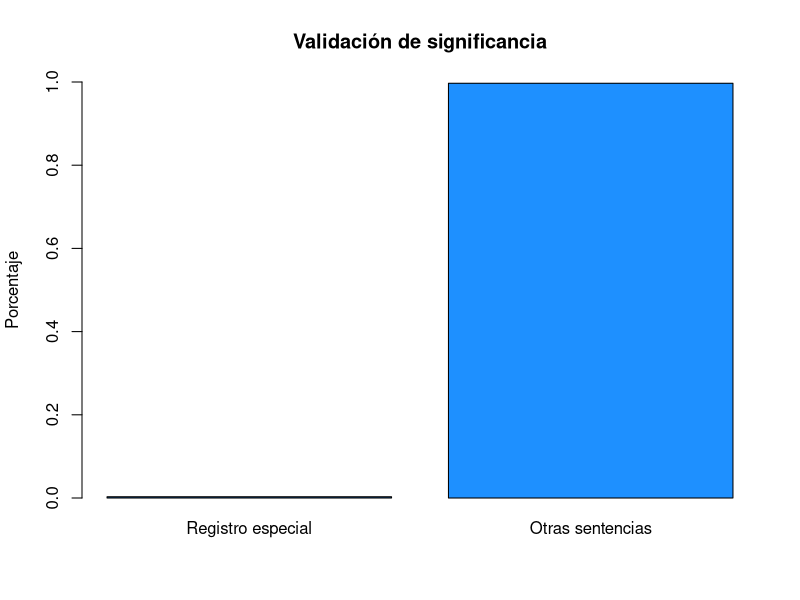
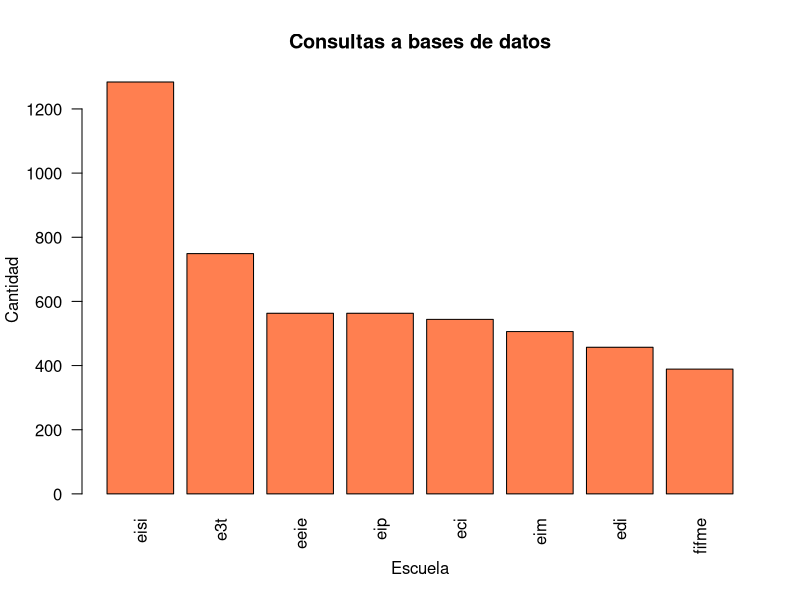
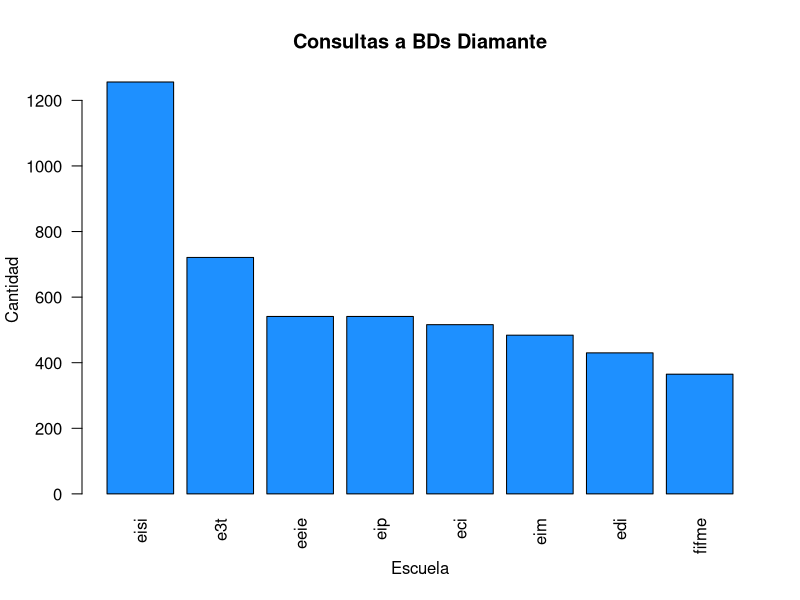
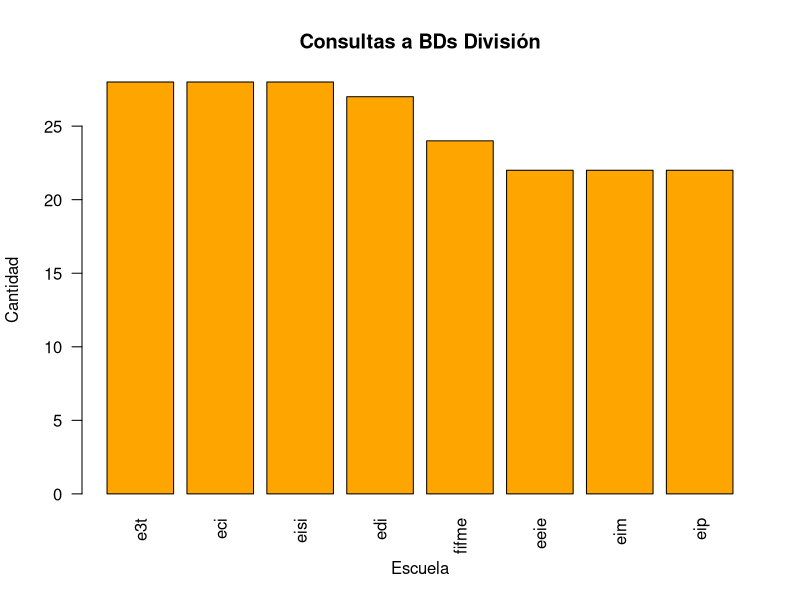
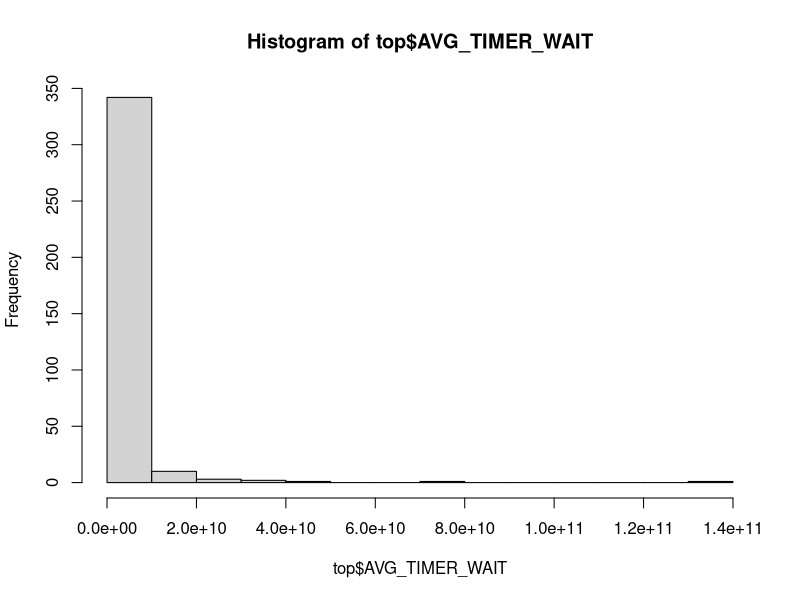
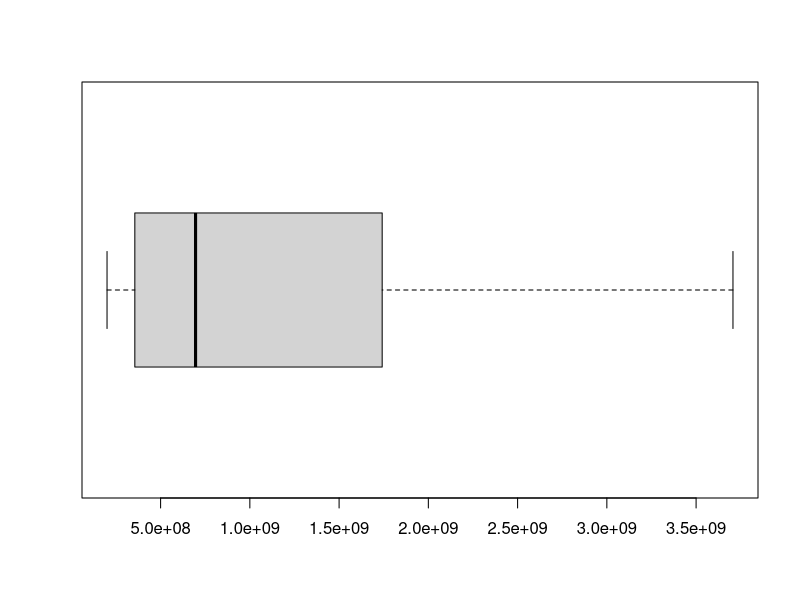
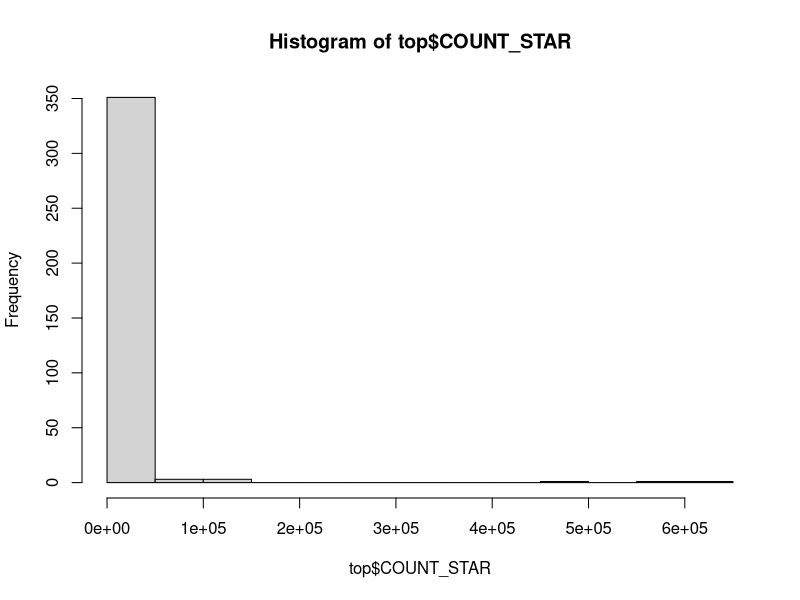
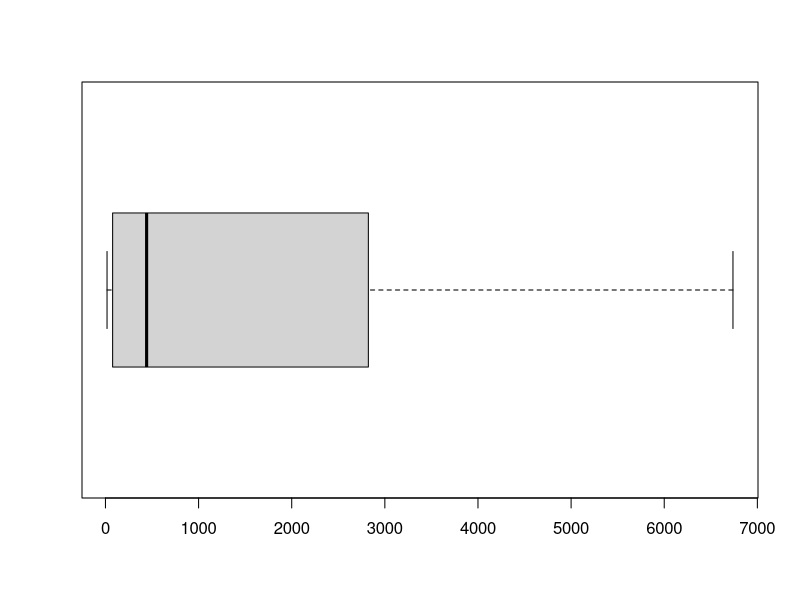

Write R code to recreate these figures, in order.
## ---- chunk 1
knitr::opts_chunk$set(echo = TRUE)
## ---- chunk 2
data_perf_schema <- read.csv(file = "./data/events_statements_summary_by_digest_202412151135.csv")

schema_split <- strsplit(data_perf_schema$SCHEMA_NAME, split = "_")
data_perf_schema$STRUCTURE_BD <- unlist(lapply(schema_split, function(x) { x[1] }))
data_perf_schema <- data_perf_schema[, c("STRUCTURE_BD", setdiff(names(data_perf_schema), "STRUCTURE_BD"))]
data_perf_schema$SCHOOL <- unlist(lapply(schema_split, function(x) { x[2] }))
data_perf_schema <- data_perf_schema[, c("SCHOOL", setdiff(names(data_perf_schema), "SCHOOL"))]
## ---- chunk 3
total_count <- sum(data_perf_schema$COUNT_STAR)
special_row <- subset(data_perf_schema, SCHEMA_NAME == "" & DIGEST == "")
other_statements <- subset(data_perf_schema, DIGEST != "")

row_categories <- matrix(c(special_row$COUNT_STAR, sum(other_statements$COUNT_STAR)) / total_count, 
                         ncol = 2)
colnames(row_categories) <- c("Registro especial", "Otras sentencias")

barplot(row_categories, 
        ylim = c(0, 1), 
        col = c("dodgerblue", "red"), 
        main = "Validación de significancia", 
        ylab = "Porcentaje")
## ---- chunk 4
queries_data <- data_perf_schema[grepl("SELECT", data_perf_schema$DIGEST_TEXT), ]
## ---- chunk 5
diamond_queries <- queries_data[queries_data$STRUCTURE_BD == "diamante", ]
division_queries <- queries_data[queries_data$STRUCTURE_BD == "division", ]

barplot(sort(table(queries_data$SCHOOL), decreasing = TRUE), 
        las = 2, 
        col = "coral", 
        main = "Consultas a bases de datos", 
        xlab = "Escuela", 
        ylab = "Cantidad")
barplot(sort(table(diamond_queries$SCHOOL), decreasing = TRUE), 
        las = 2, 
        col = "dodgerblue", 
        main = "Consultas a BDs Diamante", 
        xlab = "Escuela", 
        ylab = "Cantidad")
barplot(sort(table(division_queries$SCHOOL), decreasing = TRUE), 
        las = 2, 
        col = "orange", 
        main = "Consultas a BDs División", 
        xlab = "Escuela", 
        ylab = "Cantidad")
## ---- chunk 6
queries_data <- subset(queries_data, STRUCTURE_BD != "division")
## ---- chunk 7
ordered_count_star <- queries_data[order(queries_data$COUNT_STAR, 
                                         decreasing = TRUE), ]
ordered_avg_timer_wait <- queries_data[order(queries_data$AVG_TIMER_WAIT, 
                                             decreasing = TRUE), ]
# Remove duplicates.
unique_count_star <- ordered_count_star[!duplicated(ordered_count_star$DIGEST), ]
unique_avg_timer_wait <- ordered_avg_timer_wait[!duplicated(ordered_avg_timer_wait$DIGEST), ]

# TOP
top <- queries_data[intersect(rownames(unique_count_star[1:1000, ]), rownames(unique_avg_timer_wait[1:1000, ])), ]
write.csv(top[1:20, c("DIGEST", "DIGEST_TEXT")], file = "./data/top20-queries.csv")
## ---- chunk 8
hist(top$AVG_TIMER_WAIT)
boxplot(top$AVG_TIMER_WAIT, 
        outline = FALSE, 
        horizontal = TRUE)

hist(top$COUNT_STAR)
boxplot(top$COUNT_STAR, 
        outline = FALSE, 
        horizontal = TRUE)

hist(top$SUM_ROWS_SENT / top$COUNT_STAR)
boxplot(top$SUM_ROWS_SENT / top$COUNT_STAR, 
        outline = FALSE, 
        horizontal = TRUE)
## ---- chunk 9
query1 <- read.csv(file = "./data/query1.csv")
query2 <- read.csv(file = "./data/query2.csv")
query3 <- read.csv(file = "./data/query3.csv")
query4 <- read.csv(file = "./data/query4.csv")
query5 <- read.csv(file = "./data/query5.csv")
query6 <- read.csv(file = "./data/query6.csv")
query7 <- read.csv(file = "./data/query7.csv")
query8 <- read.csv(file = "./data/query8.csv")
query9 <- read.csv(file = "./data/query9.csv")
query10 <- read.csv(file = "./data/query10.csv")

unit_miliseconds <- 1e-9
unit_seconds <- 1e-12
unit_graphs <- unit_miliseconds
## ---- chunk 10
performance_grapher <- function(query_number, latency, unit_graphs) {
  mean_query <- mean(latency) * unit_graphs
  std_query <- sd(latency) * unit_graphs
  latency <- latency * unit_graphs
  avg_control <- top[query_number, "AVG_TIMER_WAIT"] * unit_graphs
  
  hist(latency, 
       col = adjustcolor("dodgerblue", alpha.f = 0.2),
       main = paste("Rendimiento consulta", query_number), 
       xlab = "Tiempo [ms]", 
       ylab = "Frecuencia")
  abline(v = c(mean_query - std_query, mean_query + std_query), 
         col = "blue", 
         lty = 2, 
         lwd = 1)
  abline(v = mean_query, 
         col = "blue", 
         lwd = 2)
  abline(v = avg_control, 
         col = "coral", 
         lwd = 2)
  
  boxplot(latency, 
          outline = TRUE, 
          horizontal = TRUE, 
          col = adjustcolor("dodgerblue", alpha.f = 0.2), 
          main = paste("Cuartiles de la consulta", query_number), 
          xlab = "Tiempo [ms]")
  summary(latency)
}
## ---- chunk 11
performance_grapher(1, query1$TIMER_WAIT, unit_graphs)
## ---- chunk 12
performance_grapher(2, query2$TIMER_WAIT, unit_graphs)
## ---- chunk 13
performance_grapher(3, query3$TIMER_WAIT, unit_graphs)
## ---- chunk 14
performance_grapher(4, query4$TIMER_WAIT, unit_graphs)
## ---- chunk 15
performance_grapher(5, query5$TIMER_WAIT, unit_graphs)
## ---- chunk 16
performance_grapher(6, query6$TIMER_WAIT, unit_graphs)
## ---- chunk 17
performance_grapher(7, query7$TIMER_WAIT, unit_graphs)
## ---- chunk 18
performance_grapher(8, query8$TIMER_WAIT, unit_graphs)
## ---- chunk 19
performance_grapher(9, query9$TIMER_WAIT, unit_graphs)
## ---- chunk 20
performance_grapher(10, query10$TIMER_WAIT, unit_graphs)
